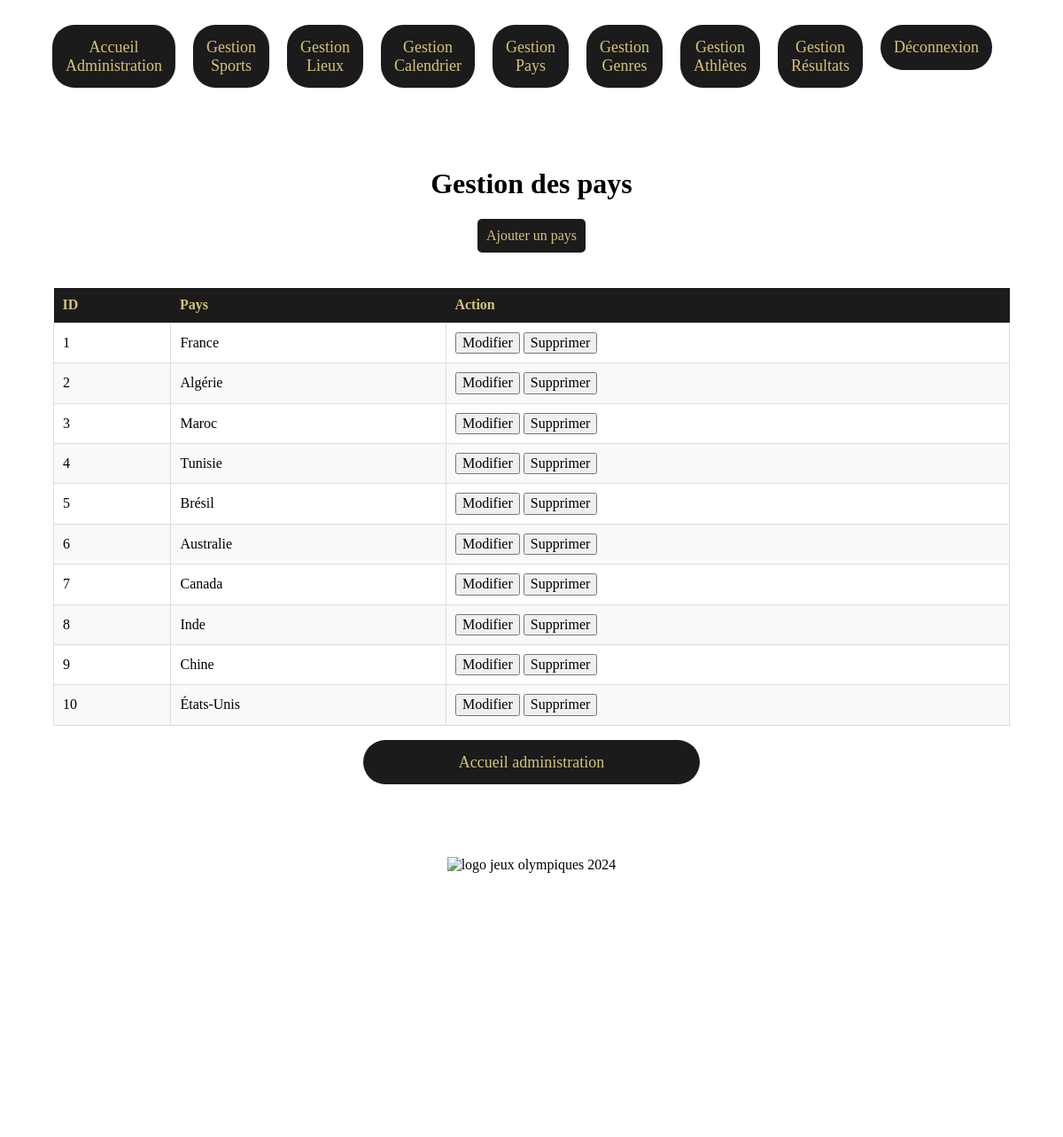
/pages/admin/admin-countries/manage-countries.php (signed in), run on the app's committed database.
### tables this page shows
CREATE TABLE PAYS (
  PRIMARY KEY (id_pays),
  id_pays  INT(4) NOT NULL AUTO_INCREMENT,
  nom_pays VARCHAR(255)
);

### pages/admin/admin-countries/manage-countries.php (the view, shortened to what this page needs)
<!DOCTYPE html>
<html lang="fr">
<head>
    <link rel="stylesheet" href="../../../css/normalize.css">
    <link rel="stylesheet" href="../../../css/styles-computer.css">
    <link rel="stylesheet" href="../../../css/styles-responsive.css">
</head>
<body>
    <header>
        <nav>
            <ul class="menu">
                <li><a href="../admin.php">Accueil Administration</a></li>
                <li><a href="../admin-sports/manage-sports.php">Gestion Sports</a></li>
                <li><a href="../admin-places/manage-places.php">Gestion Lieux</a></li>
                <li><a href="../admin-events/manage-events.php">Gestion Calendrier</a></li>
                <li><a href="./manage-countries.php">Gestion Pays</a></li>
                <li><a href="../admin-gender/manage-genders.php">Gestion Genres</a></li>
                <li><a href="../admin-athletes/manage-athletes.php">Gestion Athlètes</a></li>
                <li><a href="../admin-results/manage-results.php">Gestion Résultats</a></li>
                <li><a href="../../logout.php">Déconnexion</a></li>
            </ul>
        </nav>
    </header>
    <main>
        <h1>Gestion des pays</h1>
        <div class="action-buttons">
            <button onclick="openAddCountrieForm()">Ajouter un pays</button>
        </div>
        <?php
        require_once("../../../database/database.php");
        try {
            $query = "SELECT * FROM PAYS";
            $statement = $connexion->prepare($query);
            $statement->execute();
            if ($statement->rowCount() > 0) {
                echo "<table>";
                echo "<tr>";
                echo "<th class='color'>ID</th>";
                echo "<th class='color'>Pays</th>";
                echo "<th class='color'>Action</th>";
                echo "</tr>";
                while ($row = $statement->fetch(PDO::FETCH_ASSOC)) {
                    echo "<tr>";
                    echo "<td>" . htmlspecialchars($row['id_pays']) . "</td>";
                    echo "<td>" . htmlspecialchars($row['nom_pays']) . "</td>";
                    echo "<td> <button onclick='openModifyCountrieForm({$row['id_pays']})'>Modifier</button> <button onclick='deleteCountrieConfirmation({$row['id_pays']})'>Supprimer</button></td>";
                    echo "</tr>";
                }
                echo "</table>";
            } else {
                echo "<p>Aucun pays trouvé.</p>";
            }
        } catch (PDOException $e) {
            echo "Erreur : " . $e->getMessage();
        }
        ?>
        <p class="paragraph-link">
            <a class="link-home" href="../admin.php">Accueil administration</a>
        </p>
    </main>
    <footer>
        <figure>
            <img src="../../../img/logo-jo-2024.png" alt="logo jeux olympiques 2024">
        </figure>
    </footer>
</body>
</html>

### css/styles-computer.css (style rules this page uses)
header { display: flex; justify-content: right; align-items: right; width: 90%; margin: 10px auto; }
.link-home { display: flex; width: 350px; justify-content: center; align-items: center; text-decoration: none; border-radius: 25px; background-color: #1b1b1b; font-size: 18px; color: #d7c378; padding: 15px; transition: color 0.3s ease, background-color 0.3s ease; }
table { width: 100%; border-collapse: collapse; margin-top: 20px; }
th { background-color: #1b1b1b; color: #d7c378; padding: 10px; text-align: left; }
td { border: 1px solid #ddd; padding: 10px; }
tr:nth-child(odd) { background-color: #f9f9f9; }
main { display: flex; flex-direction: column; align-items: center; }
figure { display: flex; height: auto; }
img { width: 100%; height: auto; }
@media screen and (min-width: 1025px) { main { width: 90%; margin: 50px auto; } }
@media screen and (min-width: 1025px) { nav ul { list-style: none; padding: 0; display: flex; font-size: 18px; } }
@media screen and (min-width: 1025px) { nav li { width: auto; margin-right: 20px; } }
@media screen and (min-width: 1025px) { nav a { display: block; text-decoration: none; color: #d7c378; background-color: #1b1b1b; padding: 15px; text-align: center; transition: color 0.3s ease, background-color 0.3s ease; border-radius: 25px; } }
@media screen and (min-width: 1025px) { footer { display: flex; margin: 50px auto; width: 90%; height: 40vh; justify-content: center; } }

### pages/admin/admin-countries/manage-countries.php (style rules this page uses)
.action-buttons { display: flex; justify-content: space-between; margin-bottom: 20px; }
.action-buttons button { background-color: #1b1b1b; color: #d7c378; padding: 10px; border: none; border-radius: 5px; cursor: pointer; transition: background-color 0.3s ease, color 0.3s ease; }

### data on the page
pays: id_pays "1", nom_pays "France"
pays: id_pays "2", nom_pays "Algérie"
pays: id_pays "3", nom_pays "Maroc"
pays: id_pays "4", nom_pays "Tunisie"
pays: id_pays "5", nom_pays "Brésil"
pays: id_pays "6", nom_pays "Australie"
pays: id_pays "7", nom_pays "Canada"
pays: id_pays "8", nom_pays "Inde"
pays: id_pays "9", nom_pays "Chine"
pays: id_pays "10", nom_pays "États-Unis"
